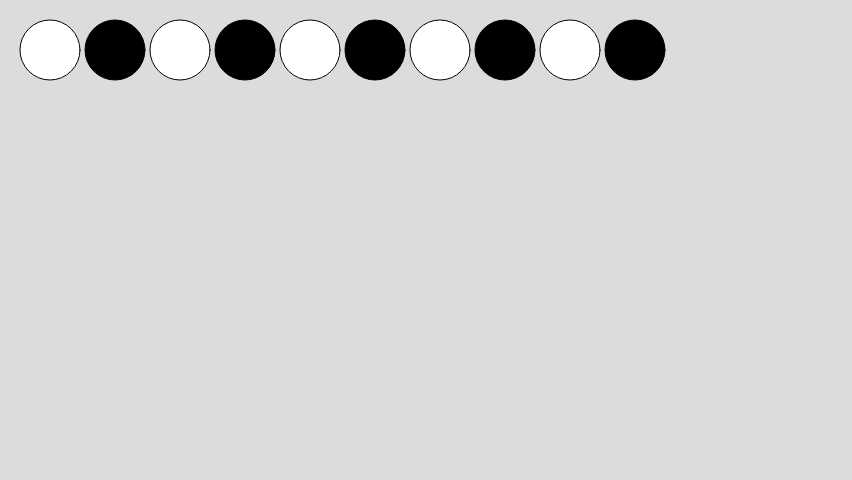
Frame 1 (no input)
Frame 60 (no input): identical to frame 1, image omitted
Frame 120 (the mouse pressed at the canvas centre since frame 60): identical to frame 1, image omitted

The p5.js sketch that drew this single still picture (run headless with seeded random() and noise() and a simulated clock; from frame 60 on, the mouse is pressed at the canvas centre):

// p5.js sketch
// ── sketch.js
// Video-dimensioner
// 360p = 480×360
// 480p = 852x480
// 780p = 1280x720
// 1080p = 1920 x 1080

var numCircles;

function setup() {

  createCanvas(852, 480);
  numCircles = 10;
}

function draw() {

  background(220);
  
  for( let i=0 ; i < numCircles ; i ++ ) {
    
    // Vi kan skapa egna funktioner för att strukturera vår kod.
    // En funktion har inparametrar och ett returvärde
    // Med hjälp av en funktion väljer vi en färg för ellipserna baserat på om de har en udda eller jämn position
    // Som inparameter skickar vi med i + 1 eftersom i börjar från 0 (som är position 1)
    // Vi tar emot returvärdet och lagrar det i en variabel
    let color = colorOddEven(i + 1);
    fill(color);
    
    // Rita ut en ellips via en funktion
    let xPos = 50 + i*65;
    drawEllipse(xPos, 50, 60, 60);
  }
}

// Denna funktion tar via sina parametrar in x- och y-koordinater samt bredd och höjd för en ellips.
// Eftersom funktionen bara har till uppgift att rita ut en ellips returnerar den inget specifikt värde.
function drawEllipse( x, y, b, h) {
  ellipse(x, y , b, h);
  return;
}

// Denna funktion tar via sin parameter in positionen för en ellips
// Funktionen kollar om positionen är udda eller jämn och returnerar ett färgvärde baserat på det
function colorOddEven( pos ) {
  // Ta reda på om pos är udda eller jämt...
  // Returnera sedan ett färgvärde i gråskala mellan 0 och 255
  if(pos % 2 == 0) {
    return 0;
  }
  else {
    return 255;
  }
}
